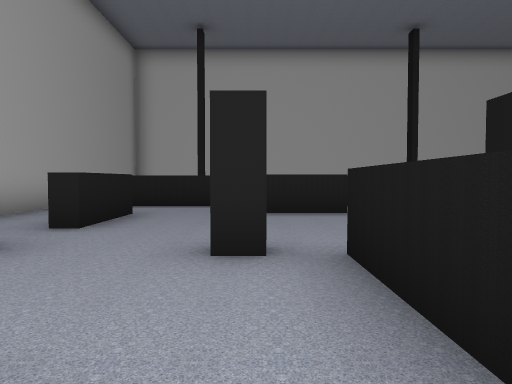
view 1 (above)

18 first-person views from a walk through a Unity game level. The camera is 1.5 m above the floor, tilts 2° down and sees 70° across. The floor is counted in squares, 2.42 m on a side. Each view is taken from the middle of a square. On the plan, view 1 faces up. The plan holds only what a view shows up to about 10 squares ahead; the rest is blank. The player character is not drawn.

view 2
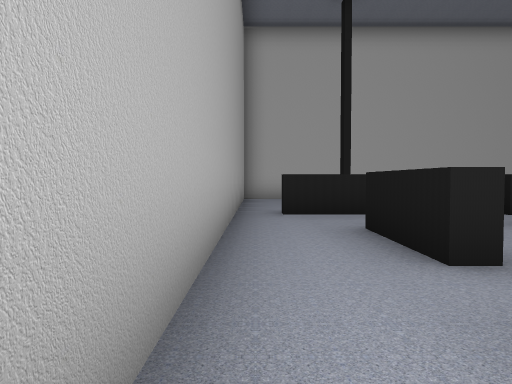

view 3
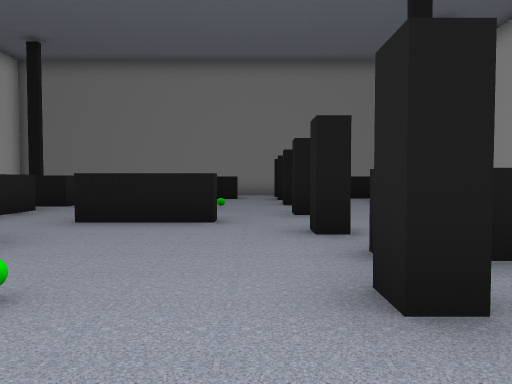

view 4
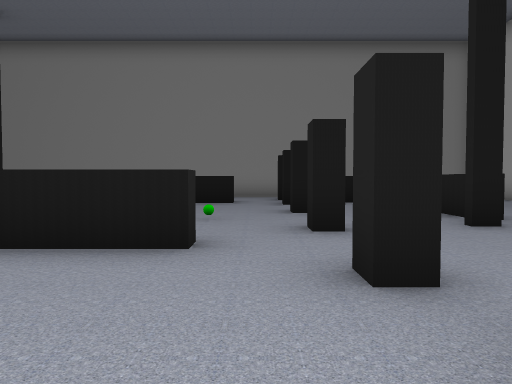

view 5
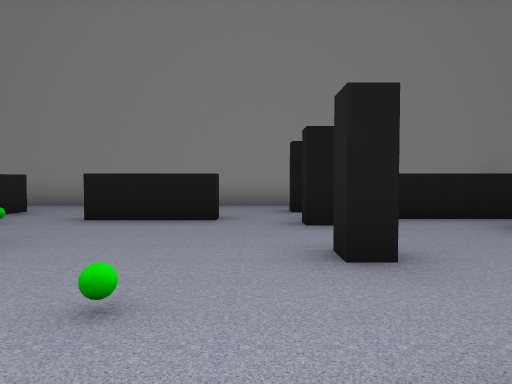

view 6
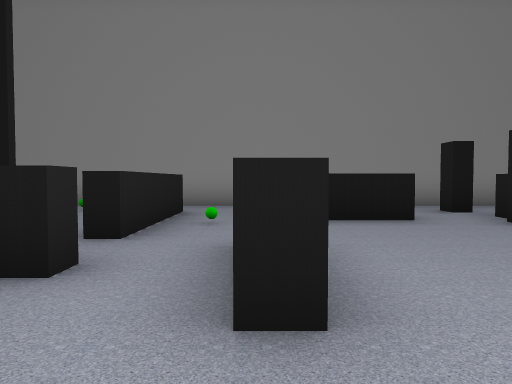

view 7
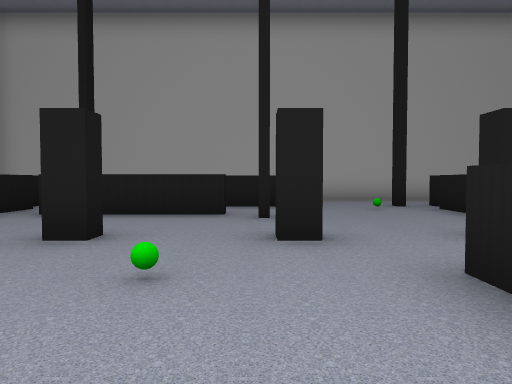

view 8
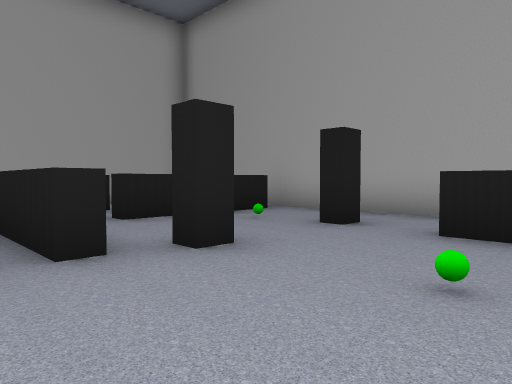

view 9
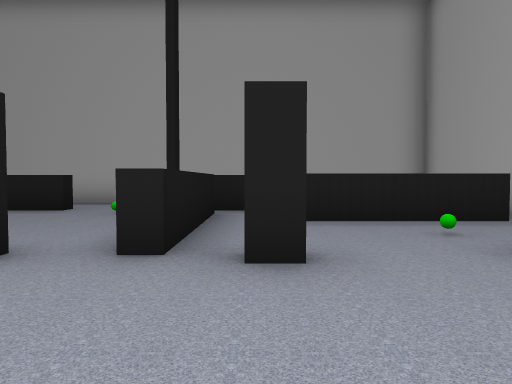

view 10
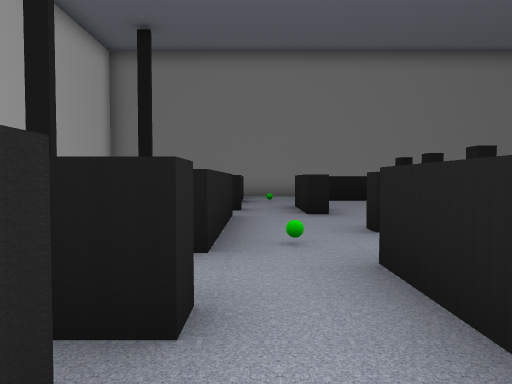

view 11
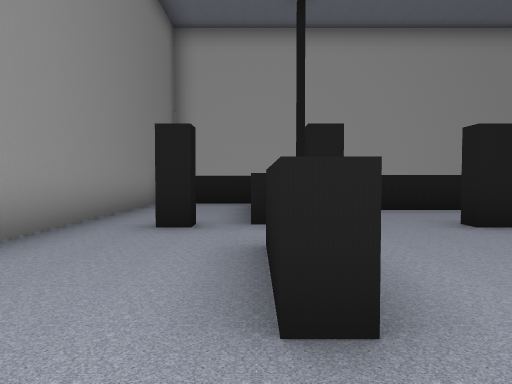

view 12
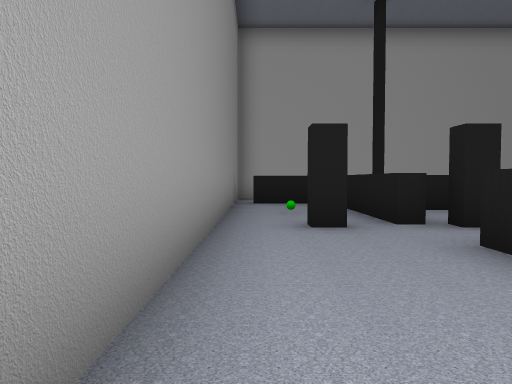

view 13
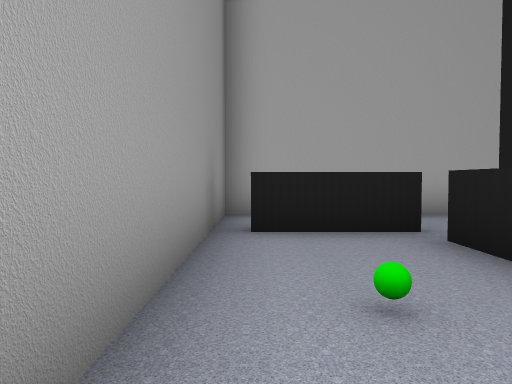

view 14
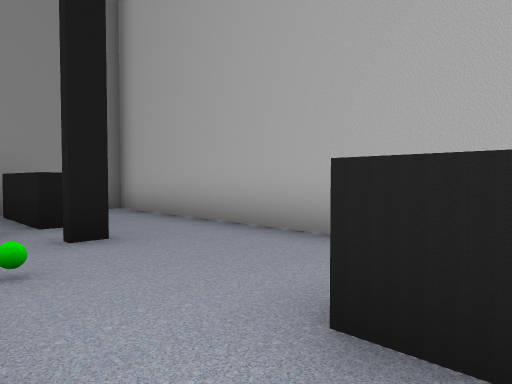

view 15
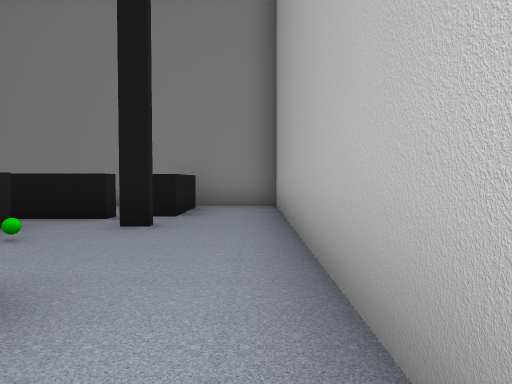

view 16
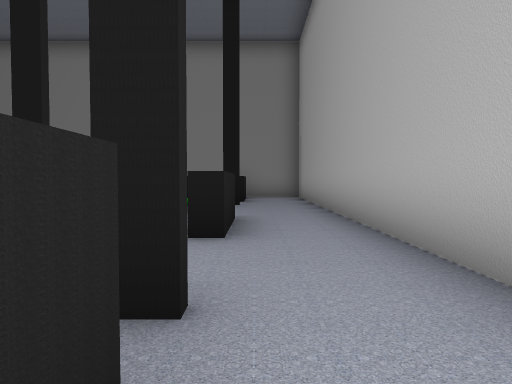

view 17
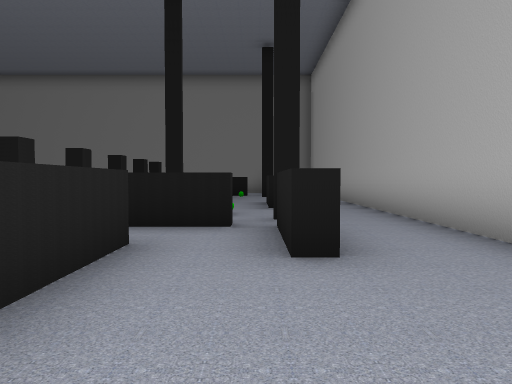

view 18
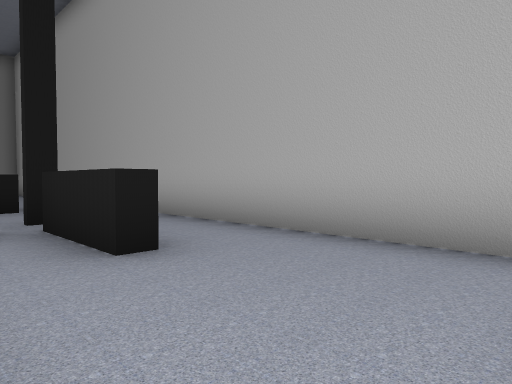

### Floor plan
Points are (right, up) in squares from view 1. A wall is a line through its corners. A room is listed if a view was taken in it or the views show most of it. See-through windows are left out.
Room 1 (view 1)
walls: (-0.5, 0.6) (-0.5, 0.2) (-1.4, 0.2); (-1.1, -1.3) (0.9, -1.3); (0.8, -0.8) (0.8, 0.4)
ways out: opening at (0, 1) to room 2; opening at (-1, 0) to room 5
Room 2 (views 2, 3, 4, 5, 6, 7, 8, 9, 10, 14)
walls: (3.6, 5.1) (3.6, 4.6) (3.2, 4.6) (3.2, 6.6) (3.6, 6.6); (4.3, 2.9) (4.3, 3.3) (4.9, 3.3); (1.8, 6.7) (0.1, 6.7); (0.1, 2.9) (-0.4, 2.9) (-0.4, 3.3) (0.1, 3.3); (5.5, 6.6) (5.5, 7.1) (7.5, 7.1); (6.7, 2.9) (6.7, 3.3) (7.2, 3.3) (7.2, 2.9); (0.2, 7.1) (1.8, 7.1); (0.8, 0.4) (0.8, 3) (1.1, 3) (1.1, -0.8); (5.5, 0.1) (5.5, 0.6) (8.9, 0.6); (0.9, 8.4) (0.4, 8.4); (5.4, 8.4) (2, 8.4); (-0.2, 8.4) (-2.4, 8.4); (3.8, -1.7) (3.8, -1.3) (5.9, -1.3); (-2.2, 6.6) (-2.2, 4.6) (-2.6, 4.6); (6.8, 8.4) (6.3, 8.4) (6.3, 9); (-2.9, 3.3) (-2.2, 3.3) (-2.2, 2.9); (8.9, 2.9) (8.9, 3.3) (9.3, 3.3); (9.5, 4.5) (9.5, 6.6); (9.6, 3) (10.1, 3); (-4.4, 4.6) (-4.4, 0.6); (9.7, 0.5) (9.7, 1.9); (-3.9, 0.6) (-0.5, 0.6); (9.4, 8.4) (7.8, 8.4)
ways out: opening at (0, 1) to room 1; opening at (10, 7.5) to room 3; opening at (10, 4) to room 4; opening at (-4, 1) to room 5; opening at (2.5, -1) to room 5; opening at (5, 0) to room 6; opening at (9, 1) to room 6; opening at (-4, 5.5) to room 7; opening at (-3, 7.5) to room 7; opening at (7, 9); gap at (5, 9)
objects: other object (-2, 2); other object (0, 5); other object (2, 8); other object (3, -1); other object (6, 5); other object (9, 8)
Room 3 (views 11, 12)
walls: (11.1, 8.4) (9.4, 8.4); (9.5, 6.6) (9.9, 6.6) (9.9, 4.5); (12.5, 4.4) (12.5, 8.4)
ways out: opening at (10, 7.5) to room 2; opening at (11.5, 5.5) to room 4; opening at (12, 9)
Room 4 (view 13)
walls: (10.8, 3.3) (11.3, 3.3) (11.3, 2.9); (10.1, 3) (10.1, -0.7); (12.5, -1) (12.5, 4.4); (10.1, -1.3) (12.1, -1.3)
ways out: opening at (10, 4) to room 2; opening at (11.5, 5.5) to room 3
objects: other object (11, 1)
Room 5 (views 15, 16, 17, 18)
walls: (-1.1, -1.8) (-1.1, -1.3); (0.9, -1.3) (0.9, -1.7) (0.4, -1.7); (1.6, -1.8) (1.6, -1.2); (1.8, -1.2) (1.8, -1.8); (-1.4, 0.2) (-2.4, 0.2); (-3.5, -3.5) (5.5, -3.5); (-4.4, 0.6) (-4.4, -0.4); (5.6, -1.7) (3.8, -1.7)
ways out: opening at (-1, 0) to room 1; opening at (-4, 1) to room 2; opening at (2.5, -1) to room 2; opening at (4.5, -2.5) to room 6
Room 6 (no view inside)
walls: (10.1, -0.7) (9.7, -0.7) (9.7, 0.5); (5.5, -3.5) (12.5, -3.5) (12.5, -1); (12.1, -1.7) (10.1, -1.7) (10.1, -1.3)
ways out: opening at (5, 0) to room 2; opening at (9, 1) to room 2; opening at (4.5, -2.5) to room 5
objects: other object (8, -1)
Room 7 (no view inside)
walls: (-4.4, 8.5) (-4.4, 4.6); (-2.4, 8.4) (-3.6, 8.4); (-2.6, 4.6) (-2.6, 6.6)
ways out: opening at (-4, 5.5) to room 2; opening at (-3, 7.5) to room 2; opening at (-4, 9)

Positions as (right, up) in squares from view 1, and headings:
1: (0, 0), facing up
2: (-4, 2), facing up
3: (-2, 4), facing right
4: (0, 4), facing right
5: (4, 4), facing right
6: (4, 7), facing right
7: (5, 7), facing down
8: (2, 6), facing down-left
9: (0, 6), facing down
10: (-1, 8), facing right
11: (10, 8), facing down
12: (12, 8), facing down
13: (12, 3), facing down
14: (5, 0), facing down-right
15: (4, -3), facing right
16: (0, -2), facing right
17: (-4, -1), facing right
18: (-4, 0), facing down-right
